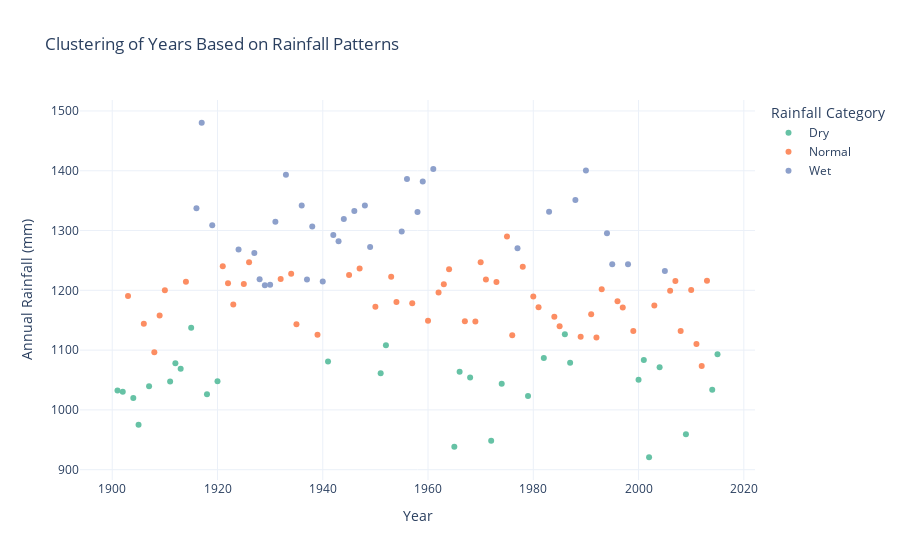

Write notebook code for a chart like this one.
### Code cell
#Grouping Years Based on Rainfall Patterns
'''Now, by applying k-means clustering, we will group years into three categories: Dry, 
Normal, and Wet, based on rainfall patterns:'''

from sklearn.cluster import KMeans
from sklearn.preprocessing import StandardScaler

# prepare data for clustering
rainfall_features = rainfall_data[['Jan-Feb', 'Mar-May', 'Jun-Sep', 'Oct-Dec', 'ANNUAL']]
scaler = StandardScaler()
scaled_features = scaler.fit_transform(rainfall_features)

# perform k-means clustering
kmeans = KMeans(n_clusters=3, random_state=42)
rainfall_data['Rainfall_Cluster'] = kmeans.fit_predict(scaled_features)

# map cluster labels to categories (e.g., Dry, Normal, Wet)
cluster_labels = {0: 'Dry', 1: 'Normal', 2: 'Wet'}
rainfall_data['Rainfall_Category'] = rainfall_data['Rainfall_Cluster'].map(cluster_labels)

fig = px.scatter(
    rainfall_data,
    x='YEAR',
    y='ANNUAL',
    color='Rainfall_Category',
    title='Clustering of Years Based on Rainfall Patterns',
    labels={'YEAR': 'Year', 'ANNUAL': 'Annual Rainfall (mm)', 'Rainfall_Category': 'Rainfall Category'},
    color_discrete_sequence=px.colors.qualitative.Set2,
    hover_data={'Rainfall_Cluster': True, 'Rainfall_Category': True}
)

fig.update_layout(
    template='plotly_white',
    legend_title='Rainfall Category',
    height=500
)

fig.show()
print("The clusters reveal that most years fall into the Normal category, while Wet years (above-normal rainfall) are sporadically distributed throughout the timeline, with a concentration in the early and mid-20th century.")

### Figure 1 — Plotly figure (JSON) as saved in the notebook; plotly's stock layout.template omitted (floating-point values rounded to 4 significant figures)
{"data": [{"customdata": [[0, "Dry"], [0, "Dry"], [0, "Dry"], [0, "Dry"], [0, "Dry"], [0, "Dry"], [0, "Dry"], [0, "Dry"], [0, "Dry"], [0, "Dry"], [0, "Dry"], [0, "Dry"], [0, "Dry"], [0, "Dry"], [0, "Dry"], [0, "Dry"], [0, "Dry"], [0, "Dry"], [0, "Dry"], [0, "Dry"], [0, "Dry"], [0, "Dry"], [0, "Dry"], [0, "Dry"], [0, "Dry"], [0, "Dry"], [0, "Dry"], [0, "Dry"], [0, "Dry"], [0, "Dry"]], "hovertemplate": "Rainfall Category=%{customdata[1]}<br>Year=%{x}<br>Annual Rainfall (mm)=%{y}<br>Rainfall_Cluster=%{customdata[0]}<extra></extra>", "legendgroup": "Dry", "marker": {"color": "rgb(102,194,165)", "symbol": "circle"}, "mode": "markers", "name": "Dry", "orientation": "v", "showlegend": true, "type": "scatter", "x": [1901, 1902, 1904, 1905, 1907, 1911, 1912, 1913, 1915, 1918, 1920, 1941, 1951, 1952, 1965, 1966, 1968, 1972, 1974, 1979, 1982, 1986, 1987, 2000, 2001, 2002, 2004, 2009, 2014, 2015], "xaxis": "x", "y": [1032.0, 1030.0, 1020.0, 975.3, 1040.0, 1048.0, 1078.0, 1069.0, 1137.0, 1026.0, 1048.0, 1081.0, 1061.0, 1108.0, 938.4, 1064, 1054.0, 948.5, 1044.0, 1023.0, 1087.0, 1127.0, 1079.0, 1050.0, 1083.0, 920.8, 1071.0, 959.3, 1034.0, 1093.0], "yaxis": "y"}, {"customdata": [[1, "Normal"], [1, "Normal"], [1, "Normal"], [1, "Normal"], [1, "Normal"], [1, "Normal"], [1, "Normal"], [1, "Normal"], [1, "Normal"], [1, "Normal"], [1, "Normal"], [1, "Normal"], [1, "Normal"], [1, "Normal"], [1, "Normal"], [1, "Normal"], [1, "Normal"], [1, "Normal"], [1, "Normal"], [1, "Normal"], [1, "Normal"], [1, "Normal"], [1, "Normal"], [1, "Normal"], [1, "Normal"], [1, "Normal"], [1, "Normal"], [1, "Normal"], [1, "Normal"], [1, "Normal"], [1, "Normal"], [1, "Normal"], [1, "Normal"], [1, "Normal"], [1, "Normal"], [1, "Normal"], [1, "Normal"], [1, "Normal"], [1, "Normal"], [1, "Normal"], [1, "Normal"], [1, "Normal"], [1, "Normal"], [1, "Normal"], [1, "Normal"], [1, "Normal"], [1, "Normal"], [1, "Normal"], [1, "Normal"], [1, "Normal"], [1, "Normal"], [1, "Normal"]], "hovertemplate": "Rainfall Category=%{customdata[1]}<br>Year=%{x}<br>Annual Rainfall (mm)=%{y}<br>Rainfall_Cluster=%{customdata[0]}<extra></extra>", "legendgroup": "Normal", "marker": {"color": "rgb(252,141,98)", "symbol": "circle"}, "mode": "markers", "name": "Normal", "orientation": "v", "showlegend": true, "type": "scatter", "x": [1903, 1906, 1908, 1909, 1910, 1914, 1921, 1922, 1923, 1925, 1926, 1932, 1934, 1935, 1939, 1945, 1947, 1950, 1953, 1954, 1957, 1960, 1962, 1963, 1964, 1967, 1969, 1970, 1971, 1973, 1975, 1976, 1978, 1980, 1981, 1984, 1985, 1989, 1991, 1992, 1993, 1996, 1997, 1999, 2003, 2006, 2007, 2008, 2010, 2011, 2012, 2013], "xaxis": "x", "y": [1190.0, 1144.0, 1097.0, 1158.0, 1200.0, 1214.0, 1240.0, 1212.0, 1176.0, 1210.0, 1247.0, 1219.0, 1228.0, 1143.0, 1126.0, 1226.0, 1237.0, 1172.0, 1223.0, 1180.0, 1178.0, 1149, 1196.0, 1210.0, 1235.0, 1148.0, 1148.0, 1247, 1218, 1214, 1290.0, 1125.0, 1239.0, 1190.0, 1172.0, 1156.0, 1140, 1122.0, 1160.0, 1121.0, 1202.0, 1182.0, 1171.0, 1132, 1174.0, 1199.0, 1216.0, 1132.0, 1200.0, 1110.0, 1074.0, 1216.0], "yaxis": "y"}, {"customdata": [[2, "Wet"], [2, "Wet"], [2, "Wet"], [2, "Wet"], [2, "Wet"], [2, "Wet"], [2, "Wet"], [2, "Wet"], [2, "Wet"], [2, "Wet"], [2, "Wet"], [2, "Wet"], [2, "Wet"], [2, "Wet"], [2, "Wet"], [2, "Wet"], [2, "Wet"], [2, "Wet"], [2, "Wet"], [2, "Wet"], [2, "Wet"], [2, "Wet"], [2, "Wet"], [2, "Wet"], [2, "Wet"], [2, "Wet"], [2, "Wet"], [2, "Wet"], [2, "Wet"], [2, "Wet"], [2, "Wet"], [2, "Wet"], [2, "Wet"]], "hovertemplate": "Rainfall Category=%{customdata[1]}<br>Year=%{x}<br>Annual Rainfall (mm)=%{y}<br>Rainfall_Cluster=%{customdata[0]}<extra></extra>", "legendgroup": "Wet", "marker": {"color": "rgb(141,160,203)", "symbol": "circle"}, "mode": "markers", "name": "Wet", "orientation": "v", "showlegend": true, "type": "scatter", "x": [1916, 1917, 1919, 1924, 1927, 1928, 1929, 1930, 1931, 1933, 1936, 1937, 1938, 1940, 1942, 1943, 1944, 1946, 1948, 1949, 1955, 1956, 1958, 1959, 1961, 1977, 1983, 1988, 1990, 1994, 1995, 1998, 2005], "xaxis": "x", "y": [1337.0, 1480.0, 1309.0, 1268.0, 1263.0, 1218.0, 1208.0, 1209.0, 1315.0, 1394.0, 1342.0, 1218.0, 1307.0, 1215.0, 1293.0, 1282.0, 1319.0, 1333.0, 1342.0, 1272.0, 1298.0, 1386.0, 1331, 1382.0, 1403, 1270.0, 1332.0, 1351, 1401.0, 1296.0, 1244.0, 1244.0, 1232.0], "yaxis": "y"}], "layout": {"autosize": true, "legend": {"title": {"text": "Rainfall Category"}, "tracegroupgap": 0}, "title": {"text": "Clustering of Years Based on Rainfall Patterns"}, "xaxis": {"anchor": "y", "autorange": true, "domain": [0, 1], "range": [1894.0, 2022.0], "title": {"text": "Year"}, "type": "linear"}, "yaxis": {"anchor": "x", "autorange": true, "domain": [0, 1], "range": [881.4, 1520.0], "title": {"text": "Annual Rainfall (mm)"}, "type": "linear"}}}
